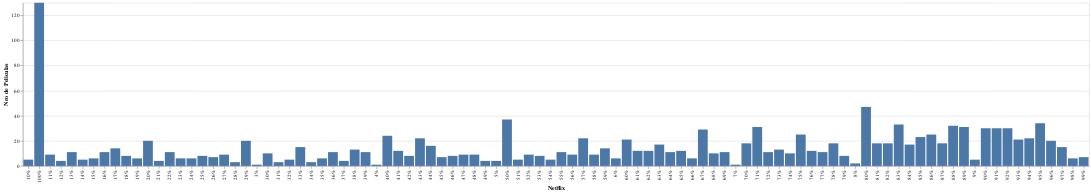

Notebook source saved alongside this figure:
### Code cell
lista_netflix = movies.Netflix.tolist()
lista_RT = movies["Rotten Tomatoes"].tolist()
netflix_y_RT = []
for boolean in lista_netflix:
    if boolean == 1:
        netflix_y_RT.append(lista_RT[0])
        lista_RT.pop(0)
    else:
        lista_RT.pop(0)
netflix = pd.DataFrame({"Netflix":netflix_y_RT})
alt.Chart(netflix).mark_bar().encode(x="Netflix", y="count()").configure(countTitle="Nro de Peliculas")

### Figure 1 — Vega-Lite specification as saved in the notebook (floating-point values rounded to 4 significant figures; data arrays with more than 128 entries replaced by an {"elided": "..."} marker saying what was removed)
{"config": {"view": {"continuousWidth": 400, "continuousHeight": 300}, "countTitle": "Nro de Peliculas"}, "data": {"name": "data-a0ef393e929bddb94566a42ac009020f"}, "mark": "bar", "encoding": {"x": {"type": "nominal", "field": "Netflix"}, "y": {"type": "quantitative", "aggregate": "count"}}, "$schema": "https://vega.github.io/schema/vega-lite/v4.8.1.json", "datasets": {"data-a0ef393e929bddb94566a42ac009020f": {"elided": "1427 records"}}}
